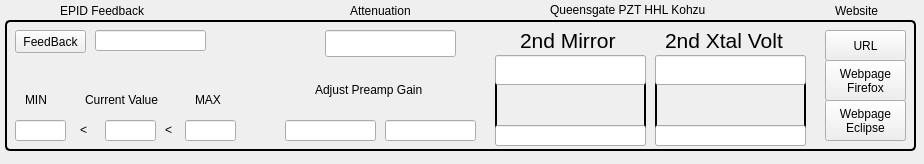
<?xml version="1.0" encoding="UTF-8"?>
<ui version="4.0">
 <class>Form</class>
 <widget class="caFrame" name="Form">
  <property name="geometry">
   <rect>
    <x>0</x>
    <y>0</y>
    <width>924</width>
    <height>164</height>
   </rect>
  </property>
  <property name="windowTitle">
   <string>Form</string>
  </property>
  <widget class="QGroupBox" name="groupBox">
   <property name="geometry">
    <rect>
     <x>5</x>
     <y>20</y>
     <width>911</width>
     <height>131</height>
    </rect>
   </property>
   <property name="styleSheet">
    <string notr="true">QGroupBox { 
     border: 2px solid black; 
     border-radius: 5px; 
 } </string>
   </property>
   <property name="title">
    <string/>
   </property>
   <widget class="caMessageButton" name="camessagebutton">
    <property name="geometry">
     <rect>
      <x>10</x>
      <y>10</y>
      <width>71</width>
      <height>23</height>
     </rect>
    </property>
    <property name="text">
     <string>FeedBack</string>
    </property>
    <property name="background">
     <color>
      <red>0</red>
      <green>170</green>
      <blue>0</blue>
     </color>
    </property>
   </widget>
   <widget class="caTextEntry" name="catextentry_47">
    <property name="geometry">
     <rect>
      <x>90</x>
      <y>10</y>
      <width>111</width>
      <height>21</height>
     </rect>
    </property>
    <property name="background">
     <color>
      <red>115</red>
      <green>215</green>
      <blue>253</blue>
     </color>
    </property>
    <property name="colorMode">
     <enum>caLineEdit::Static</enum>
    </property>
   </widget>
   <widget class="QLabel" name="label_12">
    <property name="geometry">
     <rect>
      <x>20</x>
      <y>70</y>
      <width>31</width>
      <height>21</height>
     </rect>
    </property>
    <property name="text">
     <string>&lt;html&gt;&lt;head/&gt;&lt;body&gt;&lt;p&gt;MIN&lt;/p&gt;&lt;/body&gt;&lt;/html&gt;</string>
    </property>
   </widget>
   <widget class="QLabel" name="label_14">
    <property name="geometry">
     <rect>
      <x>80</x>
      <y>70</y>
      <width>101</width>
      <height>21</height>
     </rect>
    </property>
    <property name="text">
     <string>&lt;html&gt;&lt;head/&gt;&lt;body&gt;&lt;p&gt;Current Value&lt;/p&gt;&lt;/body&gt;&lt;/html&gt;</string>
    </property>
   </widget>
   <widget class="QLabel" name="label_13">
    <property name="geometry">
     <rect>
      <x>190</x>
      <y>70</y>
      <width>31</width>
      <height>21</height>
     </rect>
    </property>
    <property name="text">
     <string>&lt;html&gt;&lt;head/&gt;&lt;body&gt;&lt;p&gt;MAX&lt;/p&gt;&lt;/body&gt;&lt;/html&gt;</string>
    </property>
   </widget>
   <widget class="caTextEntry" name="catextentry_48">
    <property name="geometry">
     <rect>
      <x>10</x>
      <y>100</y>
      <width>51</width>
      <height>21</height>
     </rect>
    </property>
    <property name="background">
     <color>
      <red>115</red>
      <green>215</green>
      <blue>253</blue>
     </color>
    </property>
    <property name="colorMode">
     <enum>caLineEdit::Static</enum>
    </property>
   </widget>
   <widget class="caTextEntry" name="catextentry_49">
    <property name="geometry">
     <rect>
      <x>100</x>
      <y>100</y>
      <width>51</width>
      <height>21</height>
     </rect>
    </property>
    <property name="background">
     <color>
      <red>115</red>
      <green>215</green>
      <blue>253</blue>
     </color>
    </property>
    <property name="colorMode">
     <enum>caLineEdit::Static</enum>
    </property>
   </widget>
   <widget class="caTextEntry" name="catextentry_50">
    <property name="geometry">
     <rect>
      <x>180</x>
      <y>100</y>
      <width>51</width>
      <height>21</height>
     </rect>
    </property>
    <property name="background">
     <color>
      <red>115</red>
      <green>215</green>
      <blue>253</blue>
     </color>
    </property>
    <property name="colorMode">
     <enum>caLineEdit::Static</enum>
    </property>
   </widget>
   <widget class="QLabel" name="label">
    <property name="geometry">
     <rect>
      <x>75</x>
      <y>100</y>
      <width>21</width>
      <height>21</height>
     </rect>
    </property>
    <property name="text">
     <string>&lt;</string>
    </property>
   </widget>
   <widget class="QLabel" name="label_2">
    <property name="geometry">
     <rect>
      <x>160</x>
      <y>100</y>
      <width>21</width>
      <height>21</height>
     </rect>
    </property>
    <property name="text">
     <string>&lt;</string>
    </property>
   </widget>
   <widget class="QLabel" name="label_15">
    <property name="geometry">
     <rect>
      <x>310</x>
      <y>60</y>
      <width>131</width>
      <height>21</height>
     </rect>
    </property>
    <property name="styleSheet">
     <string notr="true">color:rgb(0, 0, 0)</string>
    </property>
    <property name="text">
     <string>&lt;html&gt;&lt;head/&gt;&lt;body&gt;&lt;p&gt;Adjust Preamp Gain&lt;/p&gt;&lt;/body&gt;&lt;/html&gt;</string>
    </property>
   </widget>
   <widget class="caTextEntry" name="catextentry_52">
    <property name="geometry">
     <rect>
      <x>280</x>
      <y>100</y>
      <width>91</width>
      <height>21</height>
     </rect>
    </property>
    <property name="background">
     <color>
      <red>115</red>
      <green>215</green>
      <blue>253</blue>
     </color>
    </property>
    <property name="colorMode">
     <enum>caLineEdit::Static</enum>
    </property>
   </widget>
   <widget class="caTextEntry" name="catextentry_51">
    <property name="geometry">
     <rect>
      <x>380</x>
      <y>100</y>
      <width>91</width>
      <height>21</height>
     </rect>
    </property>
    <property name="background">
     <color>
      <red>115</red>
      <green>215</green>
      <blue>253</blue>
     </color>
    </property>
    <property name="colorMode">
     <enum>caLineEdit::Static</enum>
    </property>
   </widget>
   <widget class="caTextEntry" name="catextentry_53">
    <property name="geometry">
     <rect>
      <x>320</x>
      <y>10</y>
      <width>131</width>
      <height>27</height>
     </rect>
    </property>
    <property name="background">
     <color>
      <red>115</red>
      <green>215</green>
      <blue>253</blue>
     </color>
    </property>
    <property name="colorMode">
     <enum>caLineEdit::Static</enum>
    </property>
   </widget>
   <widget class="QGroupBox" name="groupBox_2">
    <property name="geometry">
     <rect>
      <x>490</x>
      <y>35</y>
      <width>151</width>
      <height>91</height>
     </rect>
    </property>
    <property name="title">
     <string/>
    </property>
    <widget class="caTextEntry" name="catextentry_54">
     <property name="geometry">
      <rect>
       <x>0</x>
       <y>0</y>
       <width>151</width>
       <height>30</height>
      </rect>
     </property>
     <property name="background">
      <color>
       <red>115</red>
       <green>215</green>
       <blue>253</blue>
      </color>
     </property>
     <property name="colorMode">
      <enum>caLineEdit::Static</enum>
     </property>
    </widget>
    <widget class="caTextEntry" name="catextentry_55">
     <property name="geometry">
      <rect>
       <x>0</x>
       <y>70</y>
       <width>151</width>
       <height>21</height>
      </rect>
     </property>
     <property name="background">
      <color>
       <red>115</red>
       <green>215</green>
       <blue>253</blue>
      </color>
     </property>
     <property name="colorMode">
      <enum>caLineEdit::Static</enum>
     </property>
    </widget>
   </widget>
   <widget class="QGroupBox" name="groupBox_3">
    <property name="geometry">
     <rect>
      <x>650</x>
      <y>35</y>
      <width>151</width>
      <height>91</height>
     </rect>
    </property>
    <property name="title">
     <string/>
    </property>
    <widget class="caTextEntry" name="catextentry_56">
     <property name="geometry">
      <rect>
       <x>0</x>
       <y>0</y>
       <width>151</width>
       <height>30</height>
      </rect>
     </property>
     <property name="background">
      <color>
       <red>115</red>
       <green>215</green>
       <blue>253</blue>
      </color>
     </property>
     <property name="colorMode">
      <enum>caLineEdit::Static</enum>
     </property>
    </widget>
    <widget class="caTextEntry" name="catextentry_57">
     <property name="geometry">
      <rect>
       <x>0</x>
       <y>70</y>
       <width>151</width>
       <height>21</height>
      </rect>
     </property>
     <property name="background">
      <color>
       <red>115</red>
       <green>215</green>
       <blue>253</blue>
      </color>
     </property>
     <property name="colorMode">
      <enum>caLineEdit::Static</enum>
     </property>
    </widget>
   </widget>
   <widget class="QLabel" name="label_53">
    <property name="geometry">
     <rect>
      <x>515</x>
      <y>5</y>
      <width>111</width>
      <height>32</height>
     </rect>
    </property>
    <property name="font">
     <font>
      <pointsize>16</pointsize>
      <weight>50</weight>
      <bold>false</bold>
     </font>
    </property>
    <property name="styleSheet">
     <string notr="true">color:rgb(0, 0, 0)</string>
    </property>
    <property name="text">
     <string>&lt;html&gt;&lt;head/&gt;&lt;body&gt;&lt;p&gt;2nd Mirror&lt;/p&gt;&lt;/body&gt;&lt;/html&gt;</string>
    </property>
   </widget>
   <widget class="QLabel" name="label_54">
    <property name="geometry">
     <rect>
      <x>660</x>
      <y>5</y>
      <width>141</width>
      <height>32</height>
     </rect>
    </property>
    <property name="font">
     <font>
      <pointsize>16</pointsize>
      <weight>50</weight>
      <bold>false</bold>
     </font>
    </property>
    <property name="styleSheet">
     <string notr="true">color:rgb(0, 0, 0)</string>
    </property>
    <property name="text">
     <string>&lt;html&gt;&lt;head/&gt;&lt;body&gt;&lt;p&gt;2nd Xtal Volt&lt;/p&gt;&lt;/body&gt;&lt;/html&gt;</string>
    </property>
   </widget>
   <widget class="caMessageButton" name="camessagebutton_2">
    <property name="geometry">
     <rect>
      <x>820</x>
      <y>10</y>
      <width>81</width>
      <height>31</height>
     </rect>
    </property>
    <property name="text">
     <string>URL</string>
    </property>
   </widget>
   <widget class="caMessageButton" name="camessagebutton_4">
    <property name="geometry">
     <rect>
      <x>820</x>
      <y>40</y>
      <width>81</width>
      <height>41</height>
     </rect>
    </property>
    <property name="text">
     <string>Webpage
Firefox</string>
    </property>
   </widget>
   <widget class="caMessageButton" name="camessagebutton_5">
    <property name="geometry">
     <rect>
      <x>820</x>
      <y>80</y>
      <width>81</width>
      <height>41</height>
     </rect>
    </property>
    <property name="text">
     <string>Webpage
Eclipse</string>
    </property>
   </widget>
  </widget>
  <widget class="QLabel" name="label_3">
   <property name="geometry">
    <rect>
     <x>60</x>
     <y>0</y>
     <width>101</width>
     <height>21</height>
    </rect>
   </property>
   <property name="styleSheet">
    <string notr="true">color:rgb(0, 0, 0)</string>
   </property>
   <property name="text">
    <string>EPID Feedback</string>
   </property>
  </widget>
  <widget class="QLabel" name="label_4">
   <property name="geometry">
    <rect>
     <x>350</x>
     <y>0</y>
     <width>81</width>
     <height>21</height>
    </rect>
   </property>
   <property name="styleSheet">
    <string notr="true">color:rgb(0, 0, 0)</string>
   </property>
   <property name="text">
    <string>Attenuation </string>
   </property>
  </widget>
  <widget class="QLabel" name="label_5">
   <property name="geometry">
    <rect>
     <x>550</x>
     <y>0</y>
     <width>191</width>
     <height>21</height>
    </rect>
   </property>
   <property name="styleSheet">
    <string notr="true">color:rgb(0, 0, 0)</string>
   </property>
   <property name="text">
    <string>&lt;html&gt;&lt;head/&gt;&lt;body&gt;&lt;p&gt;Queensgate PZT HHL Kohzu&lt;/p&gt;&lt;/body&gt;&lt;/html&gt;</string>
   </property>
  </widget>
  <widget class="QLabel" name="label_6">
   <property name="geometry">
    <rect>
     <x>835</x>
     <y>0</y>
     <width>61</width>
     <height>21</height>
    </rect>
   </property>
   <property name="styleSheet">
    <string notr="true">color:rgb(0, 0, 0)</string>
   </property>
   <property name="text">
    <string>Website</string>
   </property>
  </widget>
 </widget>
 <customwidgets>
  <customwidget>
   <class>caTextEntry</class>
   <extends>caLineEdit</extends>
   <header>caTextEntry</header>
  </customwidget>
  <customwidget>
   <class>caMessageButton</class>
   <extends>QPushButton</extends>
   <header>caMessageButton</header>
  </customwidget>
  <customwidget>
   <class>caFrame</class>
   <extends>QFrame</extends>
   <header>caFrame</header>
   <container>1</container>
  </customwidget>
  <customwidget>
   <class>caLineEdit</class>
   <extends>QLineEdit</extends>
   <header>caLineEdit</header>
  </customwidget>
 </customwidgets>
 <resources/>
 <connections/>
</ui>
